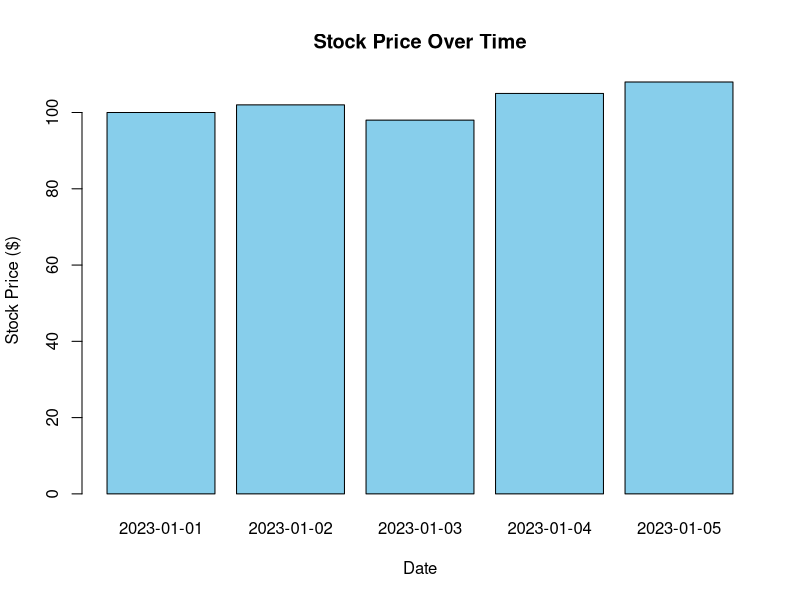
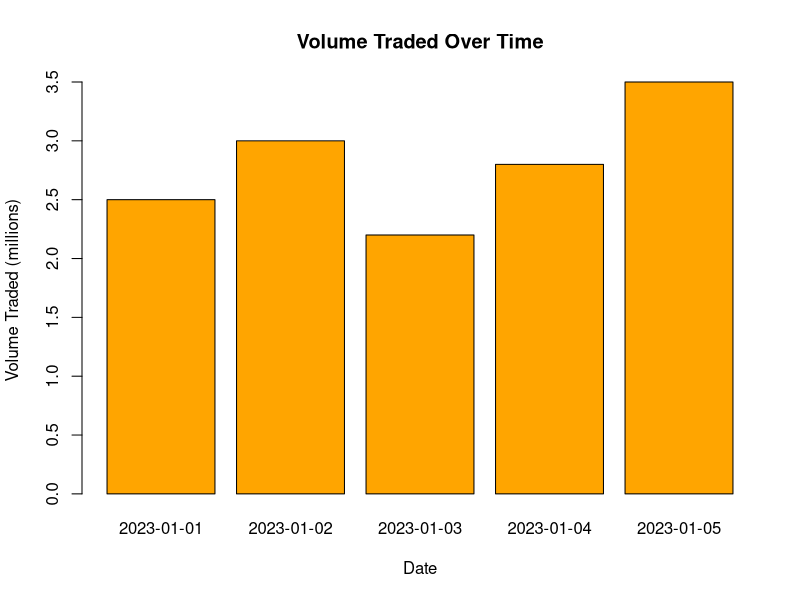

These charts were generated, in order, by the following R code:
# Stock data
stock_data <- data.frame(
  Date = as.Date(c("2023-01-01", "2023-01-02", "2023-01-03", "2023-01-04", "2023-01-05")),
  Stock_Price = c(100, 102, 98, 105, 108),
  Volume_Traded = c(2.5, 3.0, 2.2, 2.8, 3.5)
)

# Bar chart for Stock Price
barplot(stock_data$Stock_Price, names.arg = stock_data$Date, col = "skyblue", 
        main = "Stock Price Over Time", xlab = "Date", ylab = "Stock Price ($)")

# Bar chart for Volume Traded
barplot(stock_data$Volume_Traded, names.arg = stock_data$Date, col = "orange", 
        main = "Volume Traded Over Time", xlab = "Date", ylab = "Volume Traded (millions)")
